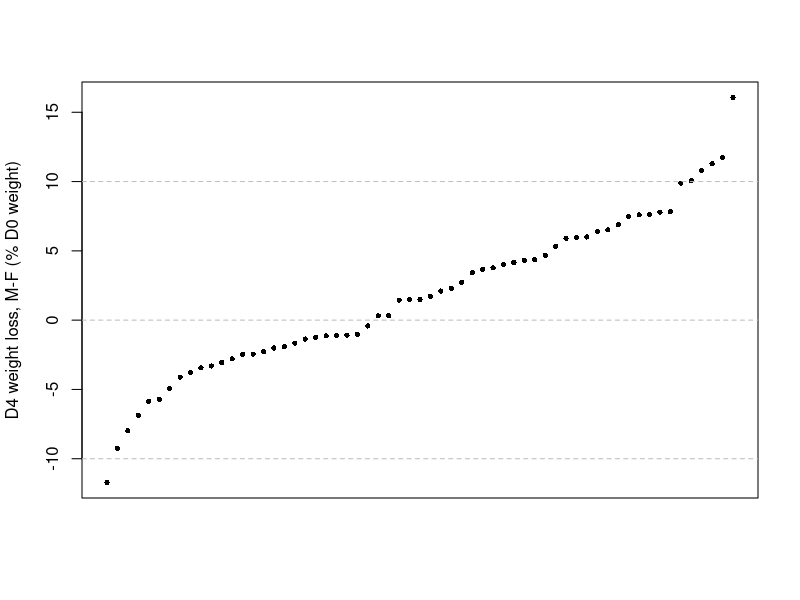
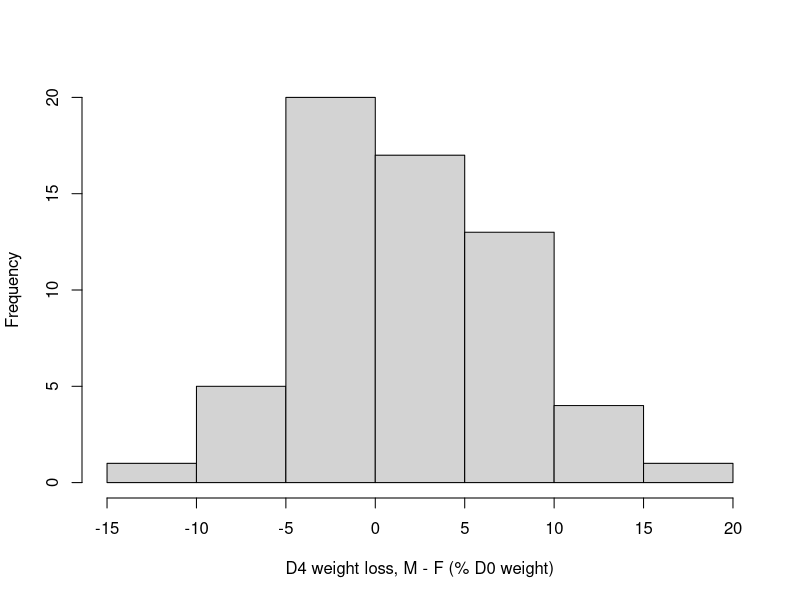
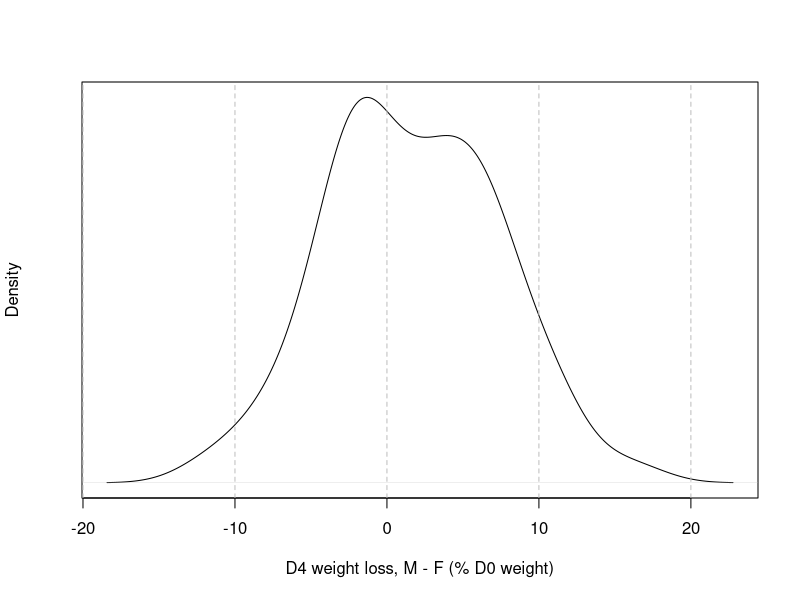
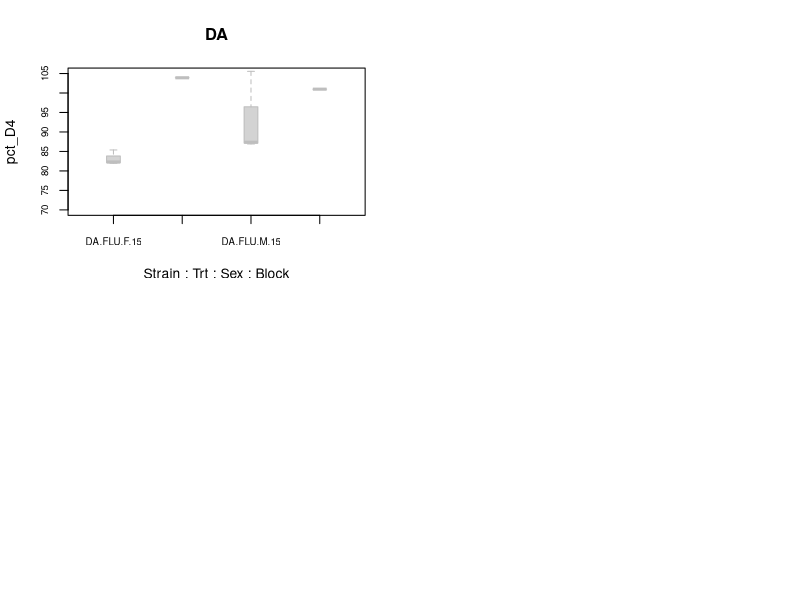

Here is the R script that generated these plots, in order: (Note: this script raises an error after producing the figures.)
#!/usr/bin/Rscript

data <- read.csv("Flu_Diallel_v007.csv")
pct_D4 <- 100*data$D4/data$D0
data <- cbind(data, pct_D4)
model <- aggregate(pct_D4 ~ Strain + Sex + Trt, data=data, FUN="mean")
## 246 rows becomes 122 rows. We lost one pair, FD or CASTxNOD

males <- subset(model, Sex=="M")
females <- subset(model, Sex=="F")

## Reshape / merge so that male and female weights are in adjacent columns
m1 <- merge(males, females, by.x = c("Strain","Trt"), by.y = c("Strain","Trt"))
m1 <- subset(m1, Trt=="FLU")
pct_m_minus_f <- pct_m_minus_f <- m1$pct_D4.x - m1$pct_D4.y
m1 <- cbind(m1, pct_m_minus_f)
m1.sorted <- m1[order(pct_m_minus_f),]

pdf("Sex_Diff_Distribution.pdf")
plot(pct_m_minus_f ~ c(1:length(m1.sorted$Strain)), data=m1.sorted, 
	xaxt='n', pch=16, cex=0.7, ylab="D4 weight loss, M-F (% D0 weight)", xlab="")
abline(h=c(0, -10, 10), lty=2, col="gray")
dev.off()

pdf("Sex_Diff_Distribution_Hist.pdf")
hist(m1.sorted$pct_m_minus_f, xlab="D4 weight loss, M - F (% D0 weight)", main=NULL)
plot(density(m1.sorted$pct_m_minus_f), xlab="D4 weight loss, M - F (% D0 weight)", main="", yaxt='n')
abline(v=c(0,10, -10, -20, 20), col="gray", lty=2)
dev.off()

## List the crosses where the difference is more than -10 or +10
m1.tails <- subset(m1, abs(pct_m_minus_f) > 10)
strain.extremes <- c("DA", "DB", "DC", "EB", "GD", "GF", "HB", "HC")

## Plot extremes

pdf("sex_diff_extremes.pdf")
par(mfrow=c(2,2))
strain.list <- strain.extremes
for(i in strain.list){
	dat <- subset(data, Strain==i)
	dat <- subset(dat, (!is.na(pct_D4)))
	dat$Trt <- factor(dat$Trt)
	dat$Sex <- factor(dat$Sex)
	dat$Strain <- factor(dat$Strain)
	dat$Block <- factor(dat$Block)
	boxplot(pct_D4 ~ Strain*Trt*Sex + Block, data=dat, cex.axis=0.7, border="gray", boxwex=0.2, 
			ylim=c(70, 105), main=i)
	beeswarm(pct_D4 ~ Strain*Trt*Sex + Block, data=dat, add=TRUE, pch=16)
	dat <- subset(dat, Trt=="FLU")
	boxplot(pct_D4 ~ Strain*Sex + Block, data=dat, cex.axis=0.7, border="gray", boxwex=0.2, 
			ylim=c(70,105), main=i)
	beeswarm(pct_D4 ~ Strain*Sex + Block, data=dat, add=TRUE, pch=16)
}
dev.off()

plot(pct_D4.x ~ pct_D4.y, data=m1, ylab="males", xlab="females", xlim=c(70,115), ylim=c(70,115))
abline(a=0, b=1)

## Fit a model with each genotype assumed independent (ignoring pedigree structure):
fit1 <- lm(pct_D4 ~ Sex + Strain + Trt + Sex*Trt + Strain*Trt, data=model)
anova(fit1)
summary(fit1) 

## There is a sex x treatment effect, with p=0.01669,
## a strain x treatment effect, with p=2.314e-05,
## a treatment effect of p<2.2e-16,
## and a strain effect with p=4.039e-09

model1 <- aggregate(pct_D4 ~ Trt + Sex + Block + Strain, data=data, mean)

## Were males and females completed in the same block?
## Yes, for the following crosses only: (17 of 62 crosses, or 2~7% of the diallel)
## AD, AF, AH, BB, BC, CC, DA, DB, DD, DG, DH, EC, EE (some), FC, FH (some)
## GC, HF
library(beeswarm)

pdf("sex_diff_baches.pdf")
par(mfrow=c(2,2))
strain.list <- c("AD", "AF", "AH", "BB", "BC", "CC", "DA", "DB", "DD", "DG", "DH",
				 "EC", "EE", "FC", "FH", "GC", "HF")
for(i in strain.list){
	dat <- subset(data, Strain==i)
	dat <- subset(dat, (!is.na(pct_D4)))
	dat$Trt <- factor(dat$Trt)
	dat$Sex <- factor(dat$Sex)
	dat$Strain <- factor(dat$Strain)
	dat$Block <- factor(dat$Block)
	boxplot(pct_D4 ~ Strain*Trt*Sex + Block, data=dat, cex.axis=0.7, border="gray", boxwex=0.2, 
			ylim=c(70, 105), main=i)
	beeswarm(pct_D4 ~ Strain*Trt*Sex + Block, data=dat, add=TRUE, pch=16)
	dat <- subset(dat, Trt=="FLU")
	boxplot(pct_D4 ~ Strain*Sex + Block, data=dat, cex.axis=0.7, border="gray", boxwex=0.2, 
			ylim=c(70,105), main=i)
	beeswarm(pct_D4 ~ Strain*Sex + Block, data=dat, add=TRUE, pch=16)
}
dev.off()

pdf("sex_diff_baches_varylim.pdf")
par(mfrow=c(2,2))
strain.list <- c("AD", "AF", "AH", "BB", "BC", "CC", "DA", "DB", "DD", "DG", "DH",
				 "EC", "EE", "FC", "FH", "GC", "HF")
for(i in strain.list){
	dat <- subset(data, Strain==i)
	dat <- subset(dat, (!is.na(pct_D4)))
	dat$Trt <- factor(dat$Trt)
	dat$Sex <- factor(dat$Sex)
	dat$Strain <- factor(dat$Strain)
	dat$Block <- factor(dat$Block)
	boxplot(pct_D4 ~ Strain*Trt*Sex + Block, data=dat, cex.axis=0.7, border="gray", boxwex=0.2, 
			main=i)
	beeswarm(pct_D4 ~ Strain*Trt*Sex + Block, data=dat, add=TRUE, pch=16)
	dat <- subset(dat, Trt=="FLU")
	boxplot(pct_D4 ~ Strain*Sex + Block, data=dat, cex.axis=0.7, border="gray", boxwex=0.2, 
			main=i)
	beeswarm(pct_D4 ~ Strain*Sex + Block, data=dat, add=TRUE, pch=16)
}
dev.off()

pdf("sex_diff_all.pdf")
par(mfrow=c(2,1))
strain.list <- sort(unique(data$Strain))
for(i in strain.list){
	dat <- subset(data, Strain==i)
	dat <- subset(dat, (!is.na(pct_D4)))
	dat$Trt <- factor(dat$Trt)
	dat$Sex <- factor(dat$Sex)
	dat$Strain <- factor(dat$Strain)
	dat$Block <- factor(dat$Block)
	boxplot(pct_D4 ~ Block + Sex*Strain*Trt, data=dat, cex.axis=0.4, border="gray", boxwex=0.2, ylim=c(70, 115),
			main=i)
	beeswarm(pct_D4 ~ Block + Sex*Strain*Trt, data=dat, add=TRUE, pch=16)
	dat <- subset(dat, Trt=="FLU")
	boxplot(pct_D4 ~ Block + Strain*Sex, data=dat, cex.axis=0.4, border="gray", boxwex=0.2, main=i)
	beeswarm(pct_D4 ~ Block + Strain*Sex, data=dat, add=TRUE, pch=16)
}
dev.off()

pdf("sex_diff_BD_DB.pdf")
par(mfrow=c(2,1))
strain.list <- c("BB", "BD", "DB", "DD")
for(i in strain.list){
	dat <- subset(data, Strain==i)
	dat <- subset(dat, (!is.na(pct_D4)))
	dat$Trt <- factor(dat$Trt)
	dat$Sex <- factor(dat$Sex)
	dat$Strain <- factor(dat$Strain)
	dat$Block <- factor(dat$Block)
	boxplot(pct_D4 ~ Block + Sex*Strain*Trt, data=dat, cex.axis=0.4, border="gray", boxwex=0.2, ylim=c(70, 115),
			main=i)
	beeswarm(pct_D4 ~ Block + Sex*Strain*Trt, data=dat, add=TRUE, pch=16)
	dat <- subset(dat, Trt=="FLU")
	boxplot(pct_D4 ~ Block + Strain*Sex, data=dat, cex.axis=0.4, border="gray", boxwex=0.2, main=i)
	beeswarm(pct_D4 ~ Block + Strain*Sex, data=dat, add=TRUE, pch=16)
}
dev.off()

## Were reciprocals completed in the same block?
## Yes, for the following reciprocals only:

strain.list <- sort(unique(m1$Strain))
recips.test <- NULL
strain.recips <- NULL
for(x in strain.list){
	x.rev <- paste(substr(x,2,2), substr(x,1,1), sep="")
	## print(paste(x, x.rev, sep='-'))
	if(x.rev %in% strain.list & (!(x.rev==x))){
			recips.test <- c(recips.test, 1); strain.recips <- c(strain.recips, x.rev)
			}else{
			recips.test <- c(recips.test, 0); strain.recips <- c(strain.recips, NULL)}
}

recip.diff <- NULL
strain.ref <- NULL

for(i in strain.recips){
	i.rev <- paste(substr(i,2,2), substr(i,1,1), sep="")
	strain.ref <- c(strain.ref, i.rev)
	dat <- subset(m1, Strain %in% c(i, i.rev))
	recip.diff <- c(recip.diff, abs(subset(dat, Strain==i)$pct_m_minus_f) + abs(subset(dat, Strain==i.rev)$pct_m_minus_f))
}

unique.recips <- sort(unique(c(strain.ref, strain.recips)))

recip.dat <- data.frame(Strain=strain.ref, Recip=strain.recips, Sum.of.Sex.Diff=recip.diff)
recip.dattab <- recip.dat[order(-recip.diff),]
diff <- recip.dattab$Sum.of.Sex.Diff
x <- length(diff)
plot(diff ~ c(1:x), xlab="Reciprocals (ordered)", xaxt='n')
## This has twice the number of points I would want; drop every other data row

ind <- seq(1, nrow(recip.dattab), by=2)
recip.dat1 <- recip.dattab[ind, ]

diff <- recip.dat1$Sum.of.Sex.Diff
x <- length(diff)

pdf("recip_diff.pdf")
plot(diff, c(1:x), xlab="Reciprocals (ordered)", xaxt='n', ylab="abs(M-F) for AxB plus abs(M-F) for BxA", xlim=c(0,20))
text(diff, c(1:x), paste(recip.dat1$Strain, recip.dat1$Recip, sep="+"), cex=0.6, pos=4, col="red")
dev.off()

pdf("DD.pdf")
beeswarm(temp$pct_D4~temp$Trt, main="DD", ylim=c(70, 105), ylab="", xlab="white circle = female, black dot = male")
beeswarm(pct_D4~Trt, data=subset(temp, Sex=="M"), main="DD", ylim=c(70, 105), ylab="", add=TRUE, pch=16)
dev.off()
